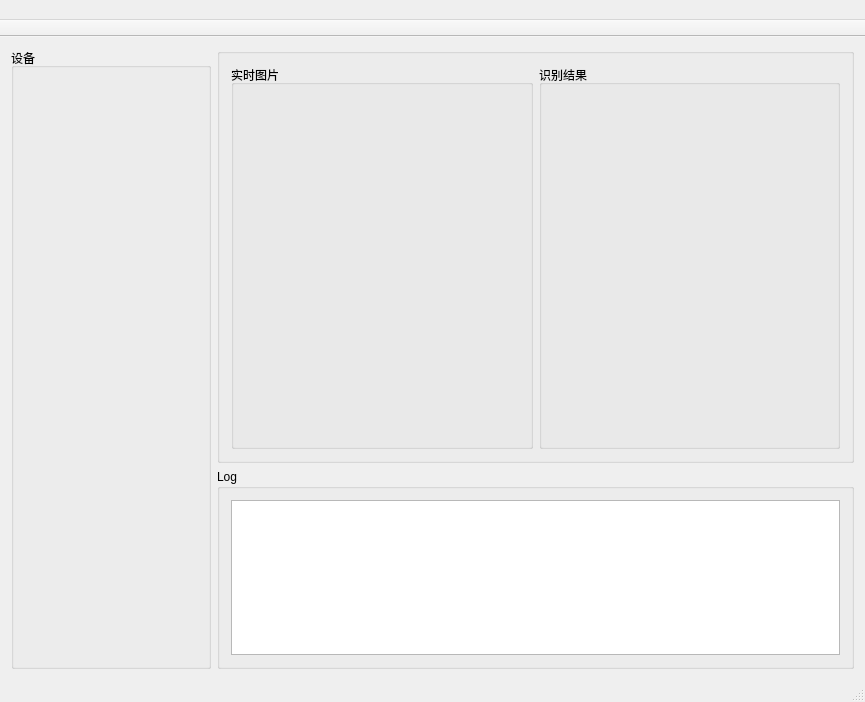
<?xml version="1.0" encoding="UTF-8"?>
<ui version="4.0">
 <class>MainWindow</class>
 <widget class="QMainWindow" name="MainWindow">
  <property name="geometry">
   <rect>
    <x>0</x>
    <y>0</y>
    <width>865</width>
    <height>682</height>
   </rect>
  </property>
  <property name="windowTitle">
   <string>MainWindow</string>
  </property>
  <widget class="QWidget" name="centralWidget">
   <layout class="QVBoxLayout" name="verticalLayout_2">
    <item>
     <layout class="QHBoxLayout" name="horizontalLayout">
      <item>
       <widget class="QGroupBox" name="groupBox">
        <property name="minimumSize">
         <size>
          <width>200</width>
          <height>0</height>
         </size>
        </property>
        <property name="maximumSize">
         <size>
          <width>200</width>
          <height>16777215</height>
         </size>
        </property>
        <property name="title">
         <string>设备</string>
        </property>
       </widget>
      </item>
      <item>
       <layout class="QVBoxLayout" name="verticalLayout">
        <item>
         <widget class="QGroupBox" name="groupBox_2">
          <property name="title">
           <string/>
          </property>
          <layout class="QHBoxLayout" name="horizontalLayout_3">
           <item>
            <layout class="QHBoxLayout" name="horizontalLayout_2">
             <item>
              <widget class="QGroupBox" name="groupBox_5">
               <property name="title">
                <string>实时图片</string>
               </property>
               <layout class="QVBoxLayout" name="verticalLayout_4">
                <item>
                 <widget class="QLabel" name="label_2">
                  <property name="text">
                   <string/>
                  </property>
                  <property name="alignment">
                   <set>Qt::AlignCenter</set>
                  </property>
                 </widget>
                </item>
               </layout>
              </widget>
             </item>
             <item>
              <widget class="QGroupBox" name="groupBox_4">
               <property name="title">
                <string>识别结果</string>
               </property>
               <layout class="QVBoxLayout" name="verticalLayout_6">
                <item>
                 <layout class="QVBoxLayout" name="verticalLayout_5">
                  <item>
                   <widget class="QLabel" name="label_ori">
                    <property name="minimumSize">
                     <size>
                      <width>0</width>
                      <height>287</height>
                     </size>
                    </property>
                    <property name="text">
                     <string/>
                    </property>
                    <property name="alignment">
                     <set>Qt::AlignCenter</set>
                    </property>
                   </widget>
                  </item>
                  <item>
                   <widget class="QLabel" name="label_similar">
                    <property name="minimumSize">
                     <size>
                      <width>0</width>
                      <height>20</height>
                     </size>
                    </property>
                    <property name="text">
                     <string/>
                    </property>
                    <property name="alignment">
                     <set>Qt::AlignCenter</set>
                    </property>
                   </widget>
                  </item>
                  <item>
                   <widget class="QLabel" name="label_result">
                    <property name="minimumSize">
                     <size>
                      <width>0</width>
                      <height>20</height>
                     </size>
                    </property>
                    <property name="text">
                     <string/>
                    </property>
                    <property name="alignment">
                     <set>Qt::AlignCenter</set>
                    </property>
                   </widget>
                  </item>
                  <item>
                   <spacer name="verticalSpacer">
                    <property name="orientation">
                     <enum>Qt::Vertical</enum>
                    </property>
                    <property name="sizeHint" stdset="0">
                     <size>
                      <width>20</width>
                      <height>40</height>
                     </size>
                    </property>
                   </spacer>
                  </item>
                 </layout>
                </item>
               </layout>
              </widget>
             </item>
            </layout>
           </item>
          </layout>
         </widget>
        </item>
        <item>
         <widget class="QGroupBox" name="groupBox_3">
          <property name="minimumSize">
           <size>
            <width>0</width>
            <height>200</height>
           </size>
          </property>
          <property name="maximumSize">
           <size>
            <width>16777215</width>
            <height>200</height>
           </size>
          </property>
          <property name="title">
           <string>Log</string>
          </property>
          <layout class="QVBoxLayout" name="verticalLayout_3">
           <item>
            <widget class="QTextEdit" name="textEdit">
             <property name="enabled">
              <bool>true</bool>
             </property>
            </widget>
           </item>
          </layout>
         </widget>
        </item>
       </layout>
      </item>
     </layout>
    </item>
   </layout>
  </widget>
  <widget class="QMenuBar" name="menuBar">
   <property name="geometry">
    <rect>
     <x>0</x>
     <y>0</y>
     <width>865</width>
     <height>23</height>
    </rect>
   </property>
   <property name="minimumSize">
    <size>
     <width>0</width>
     <height>20</height>
    </size>
   </property>
  </widget>
  <widget class="QToolBar" name="mainToolBar">
   <property name="movable">
    <bool>false</bool>
   </property>
   <property name="floatable">
    <bool>false</bool>
   </property>
   <attribute name="toolBarArea">
    <enum>TopToolBarArea</enum>
   </attribute>
   <attribute name="toolBarBreak">
    <bool>false</bool>
   </attribute>
  </widget>
  <widget class="QStatusBar" name="statusBar"/>
 </widget>
 <layoutdefault spacing="6" margin="11"/>
 <resources/>
 <connections/>
</ui>
